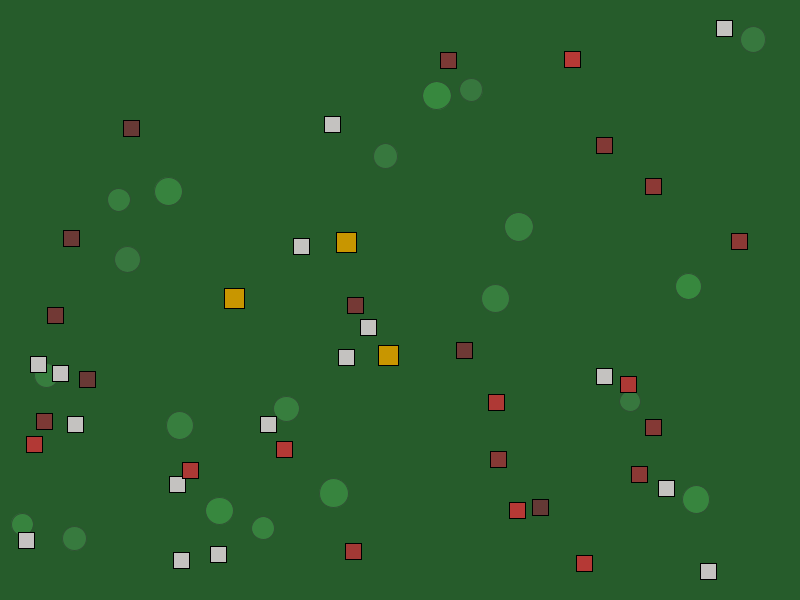
Frame 1 (no input)
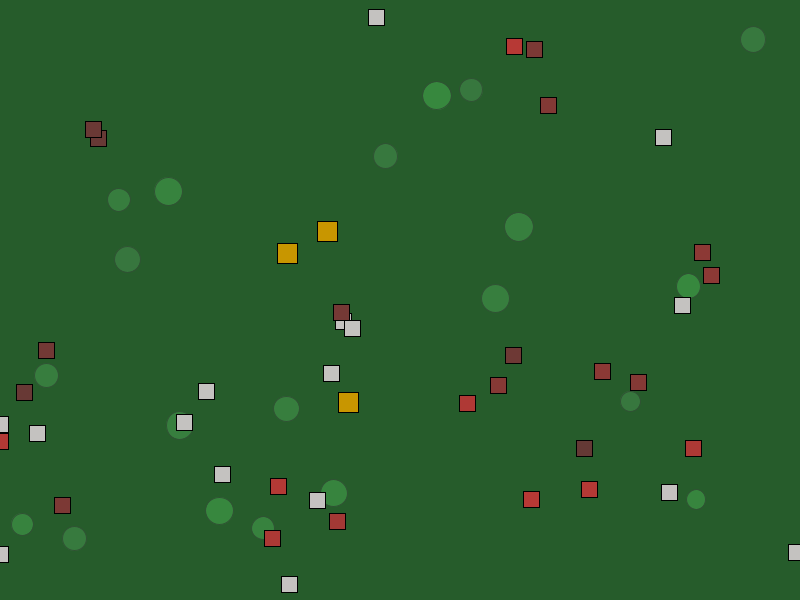
Frame 60 (the mouse pressed at the canvas centre just before this capture)
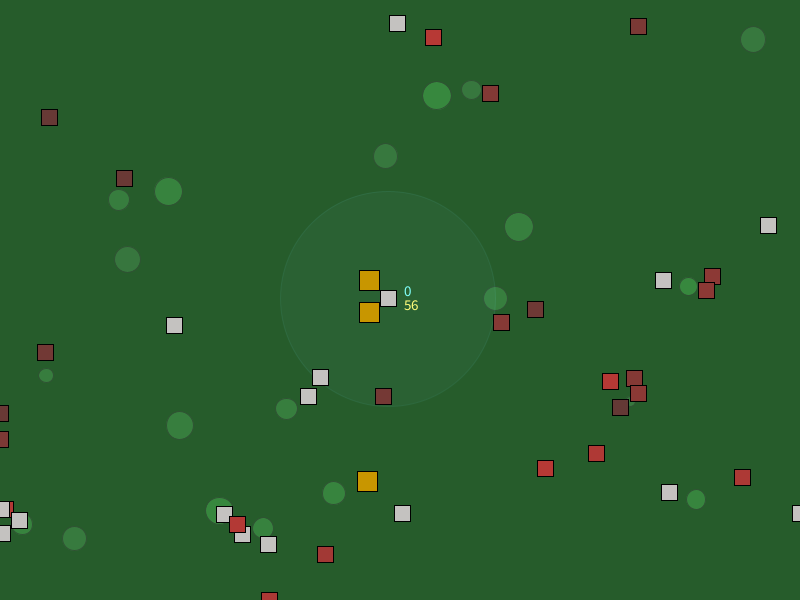
Frame 120 (the mouse held since frame 60 and released just before this capture)

The Processing sketch that drew these frames (run headless with seeded random() and noise(); from frame 60 on, the mouse is pressed at the canvas centre):

// Processing sketch: rabbits_and_foxes
// ── rabbits_and_foxes.pde
/*
RABBITS AND FOXES
*/


// USER PARAMETERS


int NUM_PLANTS = 20;
int NUM_RABBITS = 40;
int NUM_FOXES = 3;

float FRICTION_CONSTANT = 0.95;


// GLOBAL VARIABLES


Plant[] plants = new Plant[NUM_PLANTS];
Rabbit[] rabbits = new Rabbit[NUM_RABBITS];
Fox[] foxes = new Fox[NUM_FOXES];


// PROCESSING FUNCTIONS


void setup() {
    size(800, 600);
    frameRate(60);
    rectMode(CENTER);

    String gender;
    for (int i = 0; i < NUM_RABBITS; i++) {
        gender = random(100) < 50 ? "male" : "female";
        rabbits[i] = new Rabbit(nf(i), gender, random(75, 200), random(0.05, 0.2), random(1.5, 3.5), random(0, 100), random(0, 30), random(20, width-20), random(20, height-20));
    }
    for (int i = 0; i < NUM_FOXES; i++) {
        foxes[i] = new Fox("male", random(250, 400), random(0.1, 0.15), random(3, 4), random(20, width-20), random(20, height-20));
    }
    for (int i = 0; i < NUM_PLANTS; i++) {
        plants[i] = new Plant(random(20, width-20), random(20, height-20), random(0.01, 0.1), random(20, 30));
    }
}

void draw() {
    background(38, 92, 43);

    for (int i = 0; i < NUM_PLANTS; i++) {
        plants[i].draw();
        plants[i].grow();
    }

    for (int i = 0; i < NUM_RABBITS; i++) {
        rabbits[i].draw();
        rabbits[i].move();
        rabbits[i].update_status();
    }

    for (int i = 0; i < NUM_FOXES; i++) {
        foxes[i].draw();
        foxes[i].move();
        foxes[i].update_status();
    }
}
// ── Fox_class.pde
class Fox {


    // FIELDS


    String gender;
    float sight_radius;
    float accel_speed;
    float max_speed;
    boolean alive;
    float hunger;
    PVector pos, vel, acc;
    float dir_tick = 0;


    // CONSTRUCTOR


    Fox(String gender_, float sight_radius_, float accel_speed_, float max_speed_, float x_, float y_) {
        this.gender = gender_;
        this.sight_radius = sight_radius_;
        this.accel_speed = accel_speed_;
        this.max_speed = max_speed_;

        this.alive = true;
        this.hunger = random(60, 100);

        this.pos = new PVector(x_, y_);
        this.vel = new PVector(0, 0);
        change_dir();
    }


    // METHODS


    void draw() {
        PVector mouse_pos = new PVector(mouseX, mouseY);
        if (PVector.dist(mouse_pos, this.pos) < 12 && this.alive) {
            fill(255, 232, 115, 10);
            strokeWeight(1);
            stroke(255, 232, 115, 20);
            circle(this.pos.x, this.pos.y, this.sight_radius*2);

            textAlign(LEFT, CENTER);
            textSize(15);

            fill(255, 253, 122);
            text(round(this.hunger), this.pos.x+16, this.pos.y+6);
        }
        
        if (this.alive) {
            fill(200, 150, 0);
        } else {
            fill(80, 80, 80);
        }
        strokeWeight(1);
        stroke(0, 0, 0);
        square(this.pos.x, this.pos.y, 20);
    }

    void move() {
        if (!this.alive) {return;}

        this.vel.add(this.acc);
        this.vel.mult(FRICTION_CONSTANT);
        PVector unit_vec = this.vel.copy(); unit_vec.normalize();
        this.vel = PVector.mult(unit_vec, min(this.vel.mag(), this.max_speed));

        this.pos.add(this.vel);
        this.clamp_pos();

        int closest_rabbit = target_rabbit();
        if (closest_rabbit == -1 || this.hunger > 60) {
            this.dir_tick -= 1;
            if (this.dir_tick <= 0) {
                change_dir();
                this.dir_tick = int(random(5, 40));
            }
        } else {
            this.move_towards_rabbit(closest_rabbit);
            if (PVector.dist(rabbits[closest_rabbit].pos, this.pos) < 8) {
                rabbits[closest_rabbit].alive = false;
                this.hunger += rabbits[closest_rabbit].hunger / 2;
            }
        }
    }

    void update_status() {
        if (!this.alive) {
            this.hunger = 0;
            return;
        }
        this.hunger -= 0.1;
        if (this.hunger > 100) {
            this.hunger = 100;
        }
        if (this.hunger <= 0) {
            this.alive = false;
        }
    }

    void clamp_pos() {
        this.pos.x = constrain(this.pos.x, 0, width);
        this.pos.y = constrain(this.pos.y, 0, height);
    }

    void change_dir() {
        float rand_angle = random(0, TWO_PI);
        PVector unit_vec = new PVector(cos(rand_angle), sin(rand_angle));
        this.acc = PVector.mult(unit_vec, this.accel_speed);
    }

    int target_rabbit() {
        float closest_dist = sight_radius;
        int closest_index = -1;
        for (int i = 0; i < rabbits.length; i++) {
            float dist = PVector.sub(rabbits[i].pos, this.pos).mag();
            if (dist < closest_dist && rabbits[i].alive) {
                closest_dist = dist;
                closest_index = i;
            }
        }
        return closest_index;
    }

    void move_towards_rabbit(int index) {
        PVector target_vec = PVector.sub(rabbits[index].pos, this.pos);

        float angle = target_vec.heading();
        PVector unit_vec = new PVector(cos(angle), sin(angle));
        this.acc = PVector.mult(unit_vec, this.accel_speed);

        float actual_dist = this.vel.magSq() / (2*this.acc.mag());
        if (actual_dist >= target_vec.mag()) {
            this.acc.mult(-1);
        }
    }


}
// ── Plant_class.pde
class Plant {


    // FIELDS


    PVector pos;
    float growth_rate;
    float max_size, size;
    color plant_col;


    // CONSTRUCTOR


    Plant(float x_, float y_, float growth_rate_, float max_size_) {
        this.pos = new PVector(x_, y_);
        this.growth_rate = growth_rate_;
        this.max_size = max_size_;
        this.size = this.max_size;
        this.plant_col = color(55, 128+random(-10, 10), 62);
    }


    // METHODS


    void draw() {
        fill(this.plant_col);
        strokeWeight(1);
        stroke(47, 82, 51);
        circle(this.pos.x, this.pos.y, this.size);
    }

    void grow() {
        this.size += this.growth_rate;
        this.size = constrain(this.size, 1, this.max_size);
    }


}
// ── Rabbit_class.pde
class Rabbit {


    // FIELDS


    String name, gender;
    float sight_radius;
    float accel_speed;
    float max_speed;
    float nervousness;
    float alertness;
    boolean alive;
    float hunger; int eating;
    PVector pos, vel, acc;
    float dir_tick = 0;
    color fur_col;


    // CONSTRUCTOR


    Rabbit(String name_, String gender_, float sight_radius_, float accel_speed_, float max_speed_, float nervousness_, float alertness_, float x_, float y_) {
        this.name = name_;
        this.gender = gender_;
        this.sight_radius = sight_radius_;
        this.accel_speed = accel_speed_;
        this.max_speed = max_speed_;
        this.nervousness = nervousness_;
        this.alertness = alertness_;

        this.alive = true;
        this.hunger = random(60, 100);
        this.eating = -1;

        this.pos = new PVector(x_, y_);
        this.vel = new PVector(0, 0);
        change_dir();

        if (this.gender == "male") {
            this.fur_col = color(random(100, 200), 57, 53);
        } else {
            this.fur_col = color(196, 194, 192);
        }
    }


    // METHODS


    void draw() {
        PVector mouse_pos = new PVector(mouseX, mouseY);
        if (PVector.dist(mouse_pos, this.pos) < 12 && this.alive) {
            fill(115, 232, 255, 10);
            strokeWeight(1);
            stroke(115, 232, 255, 20);
            circle(this.pos.x, this.pos.y, this.sight_radius*2);

            textAlign(LEFT, CENTER);
            textSize(15);

            fill(128, 255, 251);
            text(this.name, this.pos.x+16, this.pos.y-8);

            fill(255, 253, 122);
            text(round(this.hunger), this.pos.x+16, this.pos.y+6);
        }
        
        if (this.alive) {
            fill(this.fur_col);
        } else {
            fill(100, 100, 100);
        }
        strokeWeight(1);
        stroke(0, 0, 0);
        square(this.pos.x, this.pos.y, 16);
    }

    void move() {
        if (!this.alive) {return;}

        this.vel.add(this.acc);
        this.vel.mult(FRICTION_CONSTANT);
        PVector unit_vec = this.vel.copy(); unit_vec.normalize();
        this.vel = PVector.mult(unit_vec, min(this.vel.mag(), this.max_speed));

        this.pos.add(this.vel);
        this.clamp_pos();

        int closest_plant = target_plant();
        if (this.eating != -1) {
            this.eat();
        } else if (closest_plant == -1 || this.hunger > 60) {
            this.dir_tick -= 1;
            if (this.dir_tick <= 0) {
                change_dir();
                this.dir_tick = int(random(this.nervousness, this.nervousness+20));
            }
        } else {
            this.move_towards_plant(closest_plant);
        }

        int closest_fox = target_fox();
        if (closest_fox != -1 && random(100) < this.alertness) {
            this.move_away_from_fox(closest_fox);
        }
    }

    void update_status() {
        if (!this.alive) {
            this.hunger = 0;
            return;
        }
        this.hunger -= 0.15;
        if (this.hunger > 100) {
            this.hunger = 100;
            this.eating = -1;
        }
        if (this.hunger <= 0) {
            this.alive = false;
        }
    }

    void clamp_pos() {
        this.pos.x = constrain(this.pos.x, 0, width);
        this.pos.y = constrain(this.pos.y, 0, height);
    }

    void change_dir() {
        float rand_angle = random(0, TWO_PI);
        PVector unit_vec = new PVector(cos(rand_angle), sin(rand_angle));
        this.acc = PVector.mult(unit_vec, this.accel_speed);
    }

    int target_plant() {
        float closest_dist = sight_radius;
        int closest_index = -1;
        for (int i = 0; i < plants.length; i++) {
            float dist = PVector.sub(plants[i].pos, this.pos).mag();
            if (dist < closest_dist && plants[i].size >= plants[i].max_size-10) {
                closest_dist = dist;
                closest_index = i;
            }
        }
        return closest_index;
    }

    int target_fox() {
        float closest_dist = sight_radius;
        int closest_index = -1;
        for (int i = 0; i < foxes.length; i++) {
            float dist = PVector.sub(foxes[i].pos, this.pos).mag();
            if (dist < closest_dist && foxes[i].alive) {
                closest_dist = dist;
                closest_index = i;
            }
        }
        return closest_index;
    }

    void move_towards_plant(int index) {
        PVector target_vec = PVector.sub(plants[index].pos, this.pos);

        if (target_vec.mag() < plants[index].size) {
            this.eating = index;
        }

        float angle = target_vec.heading();
        PVector unit_vec = new PVector(cos(angle), sin(angle));
        this.acc = PVector.mult(unit_vec, this.accel_speed);

        float actual_dist = this.vel.magSq() / (2*this.acc.mag());
        if (actual_dist >= target_vec.mag() - plants[index].size) {
            this.acc.mult(-1);
        }
    }

    void move_away_from_fox(int index) {
        PVector target_vec = PVector.sub(this.pos, foxes[index].pos);

        float angle = target_vec.heading();
        PVector unit_vec = new PVector(cos(angle), sin(angle));
        this.acc = PVector.mult(unit_vec, this.accel_speed);
    }

    void eat() {
        this.acc = new PVector(0, 0);
        if (plants[this.eating].size == 1) {
            this.eating = -1;
        } else {
            this.hunger += 1;
            plants[this.eating].size -= 0.2;
        }
    }


}
